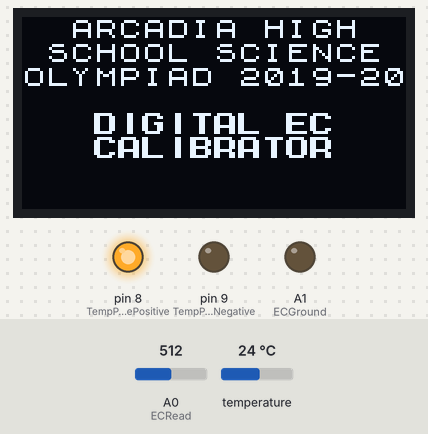
Recording of a program running on a simulated Arduino Uno, built with avr-gcc and run on an emulated ATmega328P. On the bench: 128×64 one-colour display, output pins drawn as LEDs (lit = HIGH). The test bench sets the inputs (shaded band); at power-on: A0 (ECRead) = 512, temperature 24 °C. Pins used as bus, display or sensor lines are not drawn.

Above: at 0.5 s.
At 7.3 s:
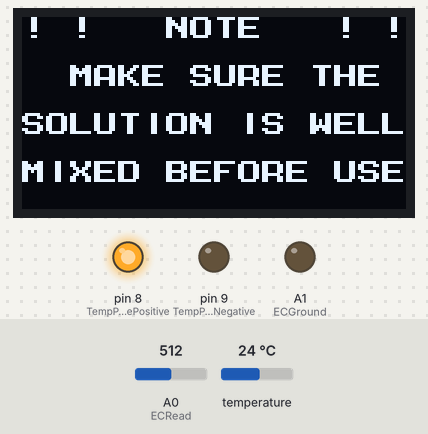
At 13.0 s:
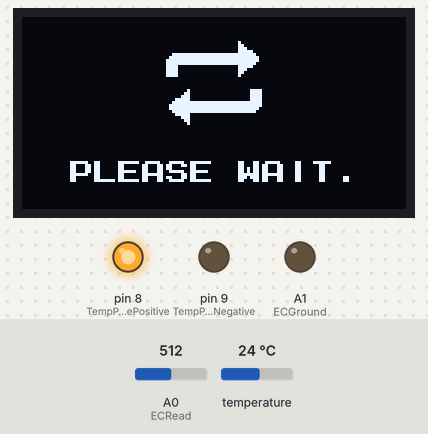
At 39.67 s:
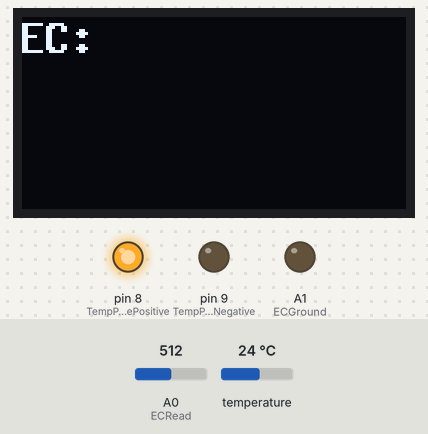

Measured:
- what the display in image 0 shows lasts 5.0 s, from 0.5 s to 5.5 s
- what the display in image 1 shows lasts 1.1 s, from 7.2 s to 8.3 s
- what the display in image 2 shows lasts 26.5 s, from 13.0 s to 39.5 s

The program:

main.cpp
```cpp
/**
 *
 * Arcadia High School Science Olympiad 2019-2020
 * Digital Salinometer Firmware for Water Quality K Calibration Code
 * Rev. 01 by Alex Liu (2020/01/15), Originally by Michael Ratcliffe (2015/08/28)
 * (https://hackaday.io/project/7008-fly-wars-a-hackers-solution-to-world-hunger/log/24646-three-dollar-ec-ppm-meter-arduino)
 *
 */

// ************************************************** BEGIN Function Switches ******************************************************************* //

// Enable/Disable automatic temperature compensation
#define AUTOTEMPCOMP_ENABLED true

// Enable/Disable printing extra information to serial monitor
#define DEBUG_ENABLED false

// ************************************************** END Function Switches ********************************************************************* //

#include <Arduino.h>
#include <Wire.h>
#include <U8x8lib.h>

#if AUTOTEMPCOMP_ENABLED
  #include <OneWire.h>
  #include <DallasTemperature.h>
#endif

// ************************************************** BEGIN User Defined Variables ************************************************************** //

float CalibrationEC = (100 / 0.55); // in mS/cm

// ################################################################################
// -----------  Do not replace R1 with a resistor lower than 300 ohms   -----------
// ################################################################################

// *************** Select Resistance of Voltage Divider *************** //
int R1 = 2000;

// *************** Add Resistance of Powering Pins *************** //
// (http://ww1.microchip.com/downloads/en/DeviceDoc/ATmega48A-PA-88A-PA-168A-PA-328-P-DS-DS40002061A.pdf, P.489, Figure 31-307)
// Ra = (3 - 2.2)/(0.020)
int Ra = 40;

int ECRead = A0;
int ECGround = A1;
int ECPower = A3;

#if AUTOTEMPCOMP_ENABLED
  // *************** Temperature Compensation *************** //
  // (https://www.onsetcomp.com/files/manual_pdfs/15260-B%20Conductivity%20Assistant%20Calculations%20Sea%20Water.pdf, P.4, Figure 1B)
  // TempCoeff = Average Calculated Temperature Coefficient in %/ºC
  float TempCoeff = 1.9387;

  // *************** Temperature Probe Setup *************** //
  #define ONE_WIRE_BUS 10          // Data wire for temp probe plugged into pin 10
  const int TempProbePositive = 8; // Temp Probe power connected to pin 9
  const int TempProbeNegative = 9; // Temp Probe ground connected to pin 8
#endif

// ************************************************** END User Defined Variables **************************************************************** //

U8X8_SSD1306_128X64_NONAME_HW_I2C u8x8(U8X8_PIN_NONE);

#if AUTOTEMPCOMP_ENABLED
  OneWire oneWire(ONE_WIRE_BUS);       // Setup a oneWire instance to communicate with OneWire devices
  DallasTemperature sensors(&oneWire); // Pass our oneWire reference to Dallas Temperature

  float TemperatureStart = 0;
  float TemperatureFinish = 0;
  float Temperature = 0;
#endif

float EC25 = 0;

float raw = 0;
float Vin = 3;
float Vdrop = 0;
float Rc = 0;
float K = 0;

int i = 0;
float buffer = 0;
char charBuff[10];

// ************************************************** BEGIN Setup - Runs Once (Set Pins, etc.) ************************************************** //
void setup(void)
{
  u8x8.begin(); // Send setup sequence to display

  #if AUTOTEMPCOMP_ENABLED
    // Set temperature probe ground pin to sink current
    pinMode(TempProbeNegative, OUTPUT);
    digitalWrite(TempProbeNegative, LOW);

    // Set temperature probe power pin to source current +3V
    pinMode(TempProbePositive, OUTPUT);
    digitalWrite(TempProbePositive, HIGH);
  #endif

  pinMode(ECRead, INPUT);      // Use pin for ADC reading
  pinMode(ECPower, OUTPUT);    // Set conductivity probe power pin for sourcing current
  pinMode(ECGround, OUTPUT);   // Set conductivity probe ground pin for sinking current
  digitalWrite(ECGround, LOW); // We can leave ground connected permanently

  #if AUTOTEMPCOMP_ENABLED
    delay(100); // Give temperature sensor time to settle
    sensors.begin();
    delay(100);
  #endif

  // *************** Add Digital Pin Resistance to Voltage Divider Resistor *************** //
  // (http://www.element14.com/community/servlet/JiveServlet/showImage/38-21209-229476/Voltage+Divider.png)
  R1 = (R1 + Ra);

  u8x8.setFont(u8x8_font_chroma48medium8_u);
  u8x8.drawString(2, 0, "ARCADIA HIGH");
  u8x8.drawString(1, 1, "SCHOOL SCIENCE");
  u8x8.drawString(0, 2, "OLYMPIAD 2019-20");
  u8x8.setFont(u8x8_font_saikyosansbold8_u);
  u8x8.drawString(3, 4, "DIGITAL EC");
  u8x8.drawString(3, 5, "CALIBRATOR");
  delay(5000);
  u8x8.clear();

  for (int i = 0; i < 5; i++)
  {
    u8x8.setFont(u8x8_font_saikyosansbold8_u);
    u8x8.drawString(0, 0, "! !   NOTE   ! !");
    u8x8.drawString(2, 2, "MAKE SURE THE");
    u8x8.drawString(0, 4, "SOLUTION IS WELL");
    u8x8.drawString(0, 6, "MIXED BEFORE USE");
    delay(1000);
    u8x8.clear();
    delay(200);
  }

  u8x8.setFont(u8x8_font_open_iconic_arrow_4x4);
  u8x8.drawGlyph(6, 1, '@' + 22);
  u8x8.setFont(u8x8_font_saikyosansbold8_u);
  u8x8.drawString(2, 6, "PLEASE WAIT.");
}
// ************************************************** END Setup ********************************************************************************* //

// ************************************************** BEGIN K Calibration Function ************************************************************** //
void GetK()
{
  buffer = 0;

  #if AUTOTEMPCOMP_ENABLED
    // *************** Read Initial Temperature of Solution *************** //
    sensors.requestTemperatures();                  // Get temperature
    TemperatureStart = sensors.getTempCByIndex(0);  // Store value
  #endif

  // *************** Estimate Resistance of Liquid *************** //
  for (int i = 0; i < 10; i++)
  {
    digitalWrite(ECPower, HIGH);
    raw = analogRead(ECRead);
    raw = analogRead(ECRead); // This is not a mistake! First reading will be low beause it charges a capacitor.
    digitalWrite(ECPower, LOW);
    buffer = buffer + raw;
    i++;
    delay(5000);  // Stay under (1/5) Hz to prevent polarizing the water.
  }

  raw = (buffer / 10);

  #if AUTOTEMPCOMP_ENABLED
    // *************** Read Final Temperature of Solution *************** //
    sensors.requestTemperatures();                  // Get temperature
    TemperatureFinish = sensors.getTempCByIndex(0); // Store value
    Temperature = (TemperatureStart + TemperatureFinish) / 2;

    // *************** Automatic Temperaure Compensation *************** //
    // (https://www.onsetcomp.com/files/manual_pdfs/15260-B%20Conductivity%20Assistant%20Calculations%20Sea%20Water.pdf, P.1, 1.)
    EC25 = CalibrationEC / (1 - ((25.0 - Temperature) * TempCoeff / 100));
  #endif

  // *************** Calculate K *************** //
  Vdrop = (Vin * raw) / 1024.0;
  Rc = (Vdrop * R1) / (Vin - Vdrop);
  Rc = Rc - Ra; // Account for power pin resistance

  #if AUTOTEMPCOMP_ENABLED
    K = (Rc * EC25);
  #else
    K = (Rc * CalibrationEC);
  #endif
}
// ************************************************** END K Calibration Function **************************************************************** //

// ************************************************** BEGIN Print Function ********************************************************************** //
void PrintReadings()
{
  u8x8.clear();
  u8x8.setFont(u8x8_font_8x13B_1x2_r);
  u8x8.drawString(0, 0, "EC:");
  dtostrf(CalibrationEC, 3, 2, charBuff);
  u8x8.drawString(4, 0, charBuff);
  u8x8.drawString(11, 0, "mS/cm");

  #if AUTOTEMPCOMP_ENABLED
    u8x8.drawString(0, 2, "C25:");
    dtostrf(EC25, 3, 1, charBuff);
    u8x8.drawString(5, 2, charBuff);
    u8x8.drawString(11, 2, "mS/cm");
    u8x8.drawString(0, 4, "K:");
    dtostrf(K, 6, 6, charBuff);
    u8x8.drawString(3, 4, charBuff);
    u8x8.drawString(0, 6, "Temp:");
    dtostrf(Temperature, 2, 1, charBuff);
    u8x8.drawString(6, 6, charBuff);
    u8x8.drawUTF8(10, 6, "ºC");
  #else
    u8x8.drawString(0, 4, "K:");
    dtostrf(K, 6, 6, charBuff);
    u8x8.drawString(3, 4, charBuff);
  #endif

  #if DEBUG_ENABLED
    // *************** Debug Output *************** //
    delay(5000);
    u8x8.clear();
    u8x8.drawString(0, 0, "Drop:");
    dtostrf(Vdrop, 1, 2, charBuff);
    u8x8.drawString(6, 0, charBuff);
    u8x8.drawString(11, 0, "V");
  #endif
}
// ************************************************** END Print Function ************************************************************************ //

// ************************************************** BEGIN Main Loop - Runs Forever ************************************************************ //
// Heavy work in subroutines above to prevent cluttering the main loop
void loop(void)
{
  GetK();           // Calls GetK() loop.
  PrintReadings();  // Calls Serial Print routine.
}
// ************************************************** END Main Loop ***************************************************************************** //
```
